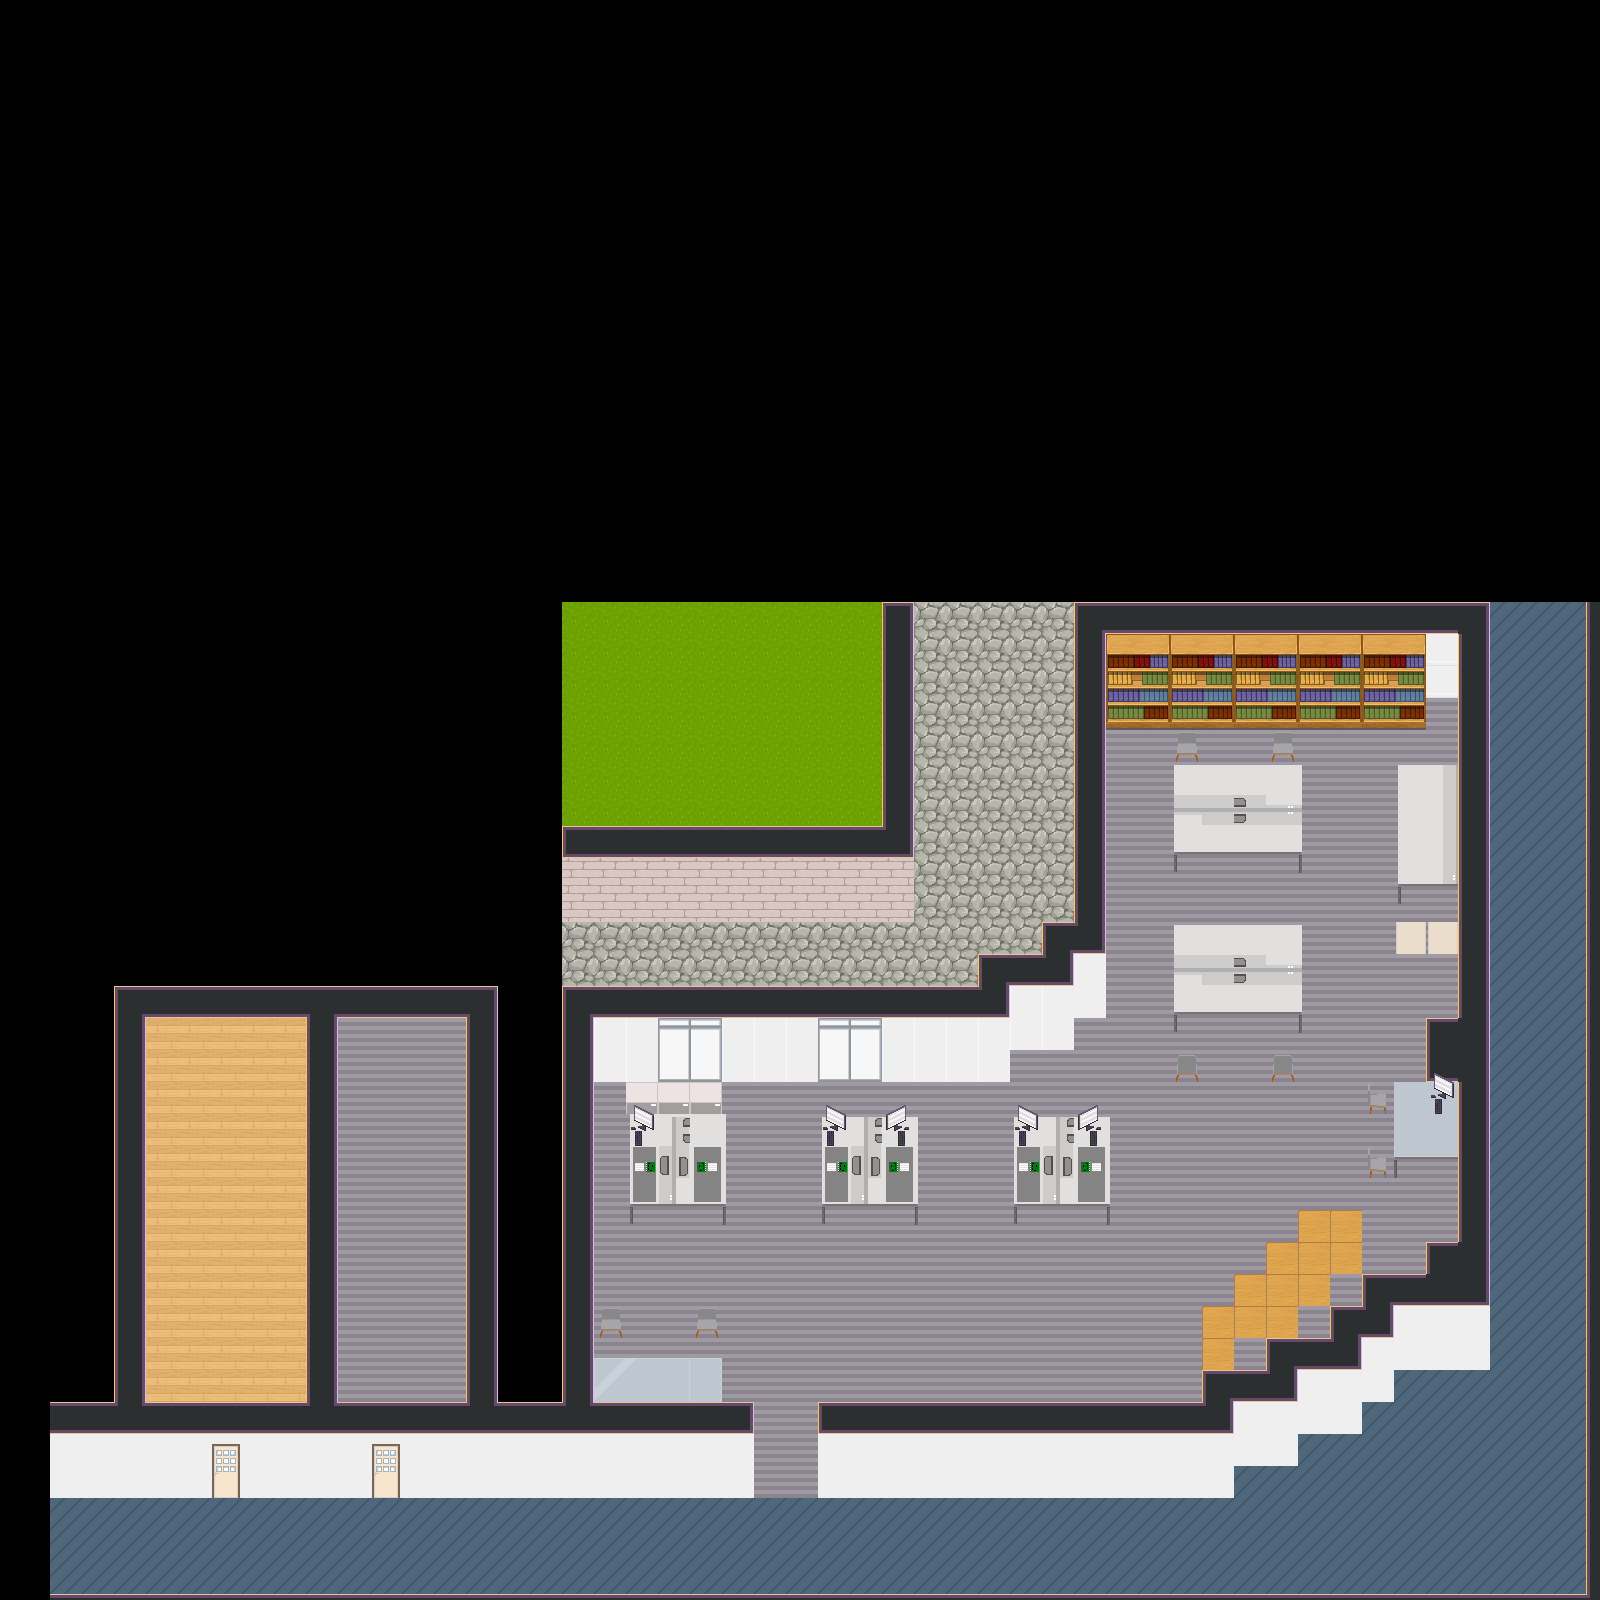

Tiled map render using the project's own tile images. Description and the map definition, with tile-layer contents summarised, below:
An orthogonal 50x50 tile map with 32x32 px tiles, 11 tile layers (start, collisions, floor1, walls, ...), 10 tilesets and 2 objects (area, objectgroup).

<map version="1.10" tiledversion="1.10.2" orientation="orthogonal" renderorder="right-down" width="50" height="50" tilewidth="32" tileheight="32" infinite="0" nextlayerid="22" nextobjectid="12">
 <properties>
  <property name="script" value="script.ts" />
 </properties>
 <tileset firstgid="1" name="WA_Tables" tilewidth="32" tileheight="32" tilecount="270" columns="10">
  <image source="tilesets/WA_Tables.png" width="320" height="864" />
 </tileset>
 <tileset firstgid="271" name="WA_Other_Furniture" tilewidth="32" tileheight="32" tilecount="156" columns="12">
  <image source="tilesets/WA_Other_Furniture.png" width="384" height="416" />
 </tileset>
 <tileset firstgid="427" name="WA_Room_Builder" tilewidth="32" tileheight="32" tilecount="1000" columns="25">
  <image source="tilesets/WA_Room_Builder.png" width="800" height="1280" />
 </tileset>
 <tileset firstgid="1427" name="WA_User_Interface" tilewidth="32" tileheight="32" tilecount="273" columns="13">
  <image source="tilesets/WA_User_Interface.png" width="416" height="672" />
 </tileset>
 <tileset firstgid="1700" name="WA_Seats" tilewidth="32" tileheight="32" tilecount="182" columns="13">
  <image source="tilesets/WA_Seats.png" width="416" height="448" />
 </tileset>
 <tileset firstgid="1882" name="WA_Decoration" tilewidth="32" tileheight="32" tilecount="96" columns="12">
  <image source="tilesets/WA_Decoration.png" width="384" height="256" />
 </tileset>
 <tileset firstgid="1978" name="WA_Special_Zones" tilewidth="32" tileheight="32" tilecount="12" columns="6">
  <image source="tilesets/WA_Special_Zones.png" width="192" height="64" />
  <tile id="2">
   <properties>
    <property name="collides" type="bool" value="true" />
   </properties>
  </tile>
 </tileset>
 <tileset firstgid="1990" name="WA_Exterior" tilewidth="32" tileheight="32" tilecount="850" columns="25">
  <image source="tilesets/WA_Exterior.png" width="800" height="1088" />
 </tileset>
 <tileset firstgid="2840" name="WA_Miscellaneous" tilewidth="32" tileheight="32" tilecount="110" columns="10">
  <image source="tilesets/WA_Miscellaneous.png" width="320" height="352" />
 </tileset>
 <tileset firstgid="2950" name="WA_Laborteile_test" tilewidth="32" tileheight="32" tilecount="270" columns="10">
  <image source="tilesets/WA_Laborteile_test.png" width="320" height="864" />
 </tileset>
 <layer id="11" name="start" width="50" height="50" offsetx="18" offsety="26">
  <data>[2500 cells, 1 non-empty, 1 distinct tile ids]</data>
 </layer>
 <layer id="15" name="collisions" width="50" height="50" offsetx="18" offsety="26">
  <properties>
   <property name="collides" type="bool" value="true" />
  </properties>
  <data>[2500 cells, 496 non-empty, 1 distinct tile ids]</data>
 </layer>
 <group id="2" name="floor" offsetx="18" offsety="26">
  <layer id="3" name="floor1" width="50" height="50">
   <data>[2500 cells, 887 non-empty, 9 distinct tile ids]</data>
  </layer>
 </group>
 <group id="5" name="walls" offsetx="18" offsety="26">
  <layer id="7" name="walls" width="50" height="50">
   <properties>
    <property name="collides" type="bool" value="true" />
   </properties>
   <data>[2500 cells, 431 non-empty, 21 distinct tile ids]</data>
  </layer>
  <layer id="10" name="wall_decoration" width="50" height="50">
   <data>[2500 cells, 16 non-empty, 8 distinct tile ids]</data>
  </layer>
  <layer id="16" name="Schrank_hinten" width="50" height="50">
   <data>[2500 cells, 40 non-empty, 8 distinct tile ids]</data>
  </layer>
 </group>
 <group id="4" name="furniture" offsetx="18" offsety="26">
  <layer id="12" name="furniture1" width="50" height="50">
   <data>[2500 cells, 145 non-empty, 35 distinct tile ids]</data>
  </layer>
  <layer id="13" name="furniture_on_top" width="50" height="50">
   <data>[2500 cells, 47 non-empty, 18 distinct tile ids]</data>
  </layer>
  <layer id="21" name="furniture_on_top2" width="50" height="50">
   <data>[2500 cells, 8 non-empty, 3 distinct tile ids]</data>
  </layer>
 </group>
 <objectgroup id="18" name="floorLayer" offsetx="18.6667" offsety="-5.33333">
  <object id="8" name="AP1" type="area" x="573.333" y="1100.67" width="36" height="112.667" />
  <object id="9" name="AP1_popup" type="objectgroup" x="483.333" y="995.333" width="154.667" height="90" />
 </objectgroup>
 <group id="6" name="above" offsetx="18" offsety="26">
  <layer id="19" name="above1" width="50" height="50">
   <data>[2500 cells, 0 non-empty, 0 distinct tile ids]</data>
  </layer>
  <layer id="20" name="above2" width="50" height="50">
   <data>[2500 cells, 0 non-empty, 0 distinct tile ids]</data>
  </layer>
 </group>
</map>
